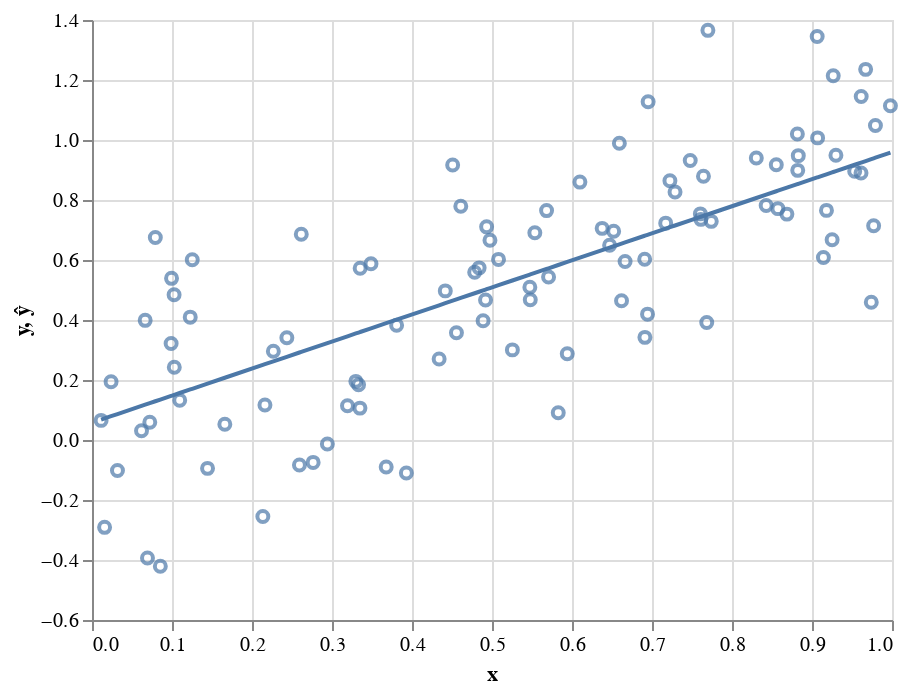

Write notebook code for a chart like this one.
### Code cell
model = LinearModel(α, β)
ŷ = model.predict(X)
data_df = pd.DataFrame({'y':y, 'ŷ':ŷ, 'x':X[:,0]})
alt.Chart(data_df).mark_point().encode(x='x', y='y') + \
alt.Chart(data_df).mark_line().encode(x='x', y='ŷ')

### Figure 1 — Vega-Lite specification as saved in the notebook (floating-point values rounded to 4 significant figures)
{"$schema": "https://vega.github.io/schema/vega-lite/v3.4.0.json", "config": {"mark": {"tooltip": null}, "view": {"height": 300, "width": 400}}, "data": {"name": "data-bef15b3e5187f55eea51762002a3be5e"}, "datasets": {"data-bef15b3e5187f55eea51762002a3be5e": [{"x": 0.393, "y": -0.1103, "ŷ": 0.4122}, {"x": 0.5828, "y": 0.09068, "ŷ": 0.5834}, {"x": 0.06936, "y": -0.3933, "ŷ": 0.1203}, {"x": 0.01574, "y": -0.2911, "ŷ": 0.07194}, {"x": 0.1029, "y": 0.2428, "ŷ": 0.1505}, {"x": 0.4889, "y": 0.3974, "ŷ": 0.4986}, {"x": 0.3298, "y": 0.1955, "ŷ": 0.3552}, {"x": 0.8829, "y": 0.9478, "ŷ": 0.854}, {"x": 0.4508, "y": 0.917, "ŷ": 0.4643}, {"x": 0.03184, "y": -0.1019, "ŷ": 0.08646}, {"x": 0.6663, "y": 0.5948, "ŷ": 0.6587}, {"x": 0.5255, "y": 0.3004, "ŷ": 0.5316}, {"x": 0.3487, "y": 0.5876, "ŷ": 0.3723}, {"x": 0.977, "y": 0.7143, "ŷ": 0.9389}, {"x": 0.2593, "y": -0.08362, "ŷ": 0.2916}, {"x": 0.4783, "y": 0.5589, "ŷ": 0.4891}, {"x": 0.1096, "y": 0.1323, "ŷ": 0.1566}, {"x": 0.6619, "y": 0.4642, "ŷ": 0.6547}, {"x": 0.9613, "y": 0.8897, "ŷ": 0.9247}, {"x": 0.2436, "y": 0.3406, "ŷ": 0.2774}, {"x": 0.7605, "y": 0.7537, "ŷ": 0.7436}, {"x": 0.8304, "y": 0.9403, "ŷ": 0.8066}, {"x": 0.8427, "y": 0.7818, "ŷ": 0.8178}, {"x": 0.02384, "y": 0.1943, "ŷ": 0.07924}, {"x": 0.9065, "y": 1.345, "ŷ": 0.8752}, {"x": 0.5682, "y": 0.7647, "ŷ": 0.5702}, {"x": 0.9252, "y": 0.6674, "ŷ": 0.8921}, {"x": 0.07915, "y": 0.6748, "ŷ": 0.1291}, {"x": 0.1228, "y": 0.4095, "ŷ": 0.1685}, {"x": 0.09942, "y": 0.5389, "ŷ": 0.1474}, {"x": 0.4933, "y": 0.7105, "ŷ": 0.5026}, {"x": 0.8574, "y": 0.7712, "ŷ": 0.831}, {"x": 0.647, "y": 0.6494, "ŷ": 0.6413}, {"x": 0.7224, "y": 0.8644, "ŷ": 0.7092}, {"x": 0.7643, "y": 0.8789, "ŷ": 0.7471}, {"x": 0.4416, "y": 0.4971, "ŷ": 0.456}, {"x": 0.1444, "y": -0.09458, "ŷ": 0.188}, {"x": 0.08541, "y": -0.421, "ŷ": 0.1348}, {"x": 0.8817, "y": 1.02, "ŷ": 0.8529}, {"x": 0.6377, "y": 0.7055, "ŷ": 0.6328}, {"x": 0.01137, "y": 0.06537, "ŷ": 0.068}, {"x": 0.0619, "y": 0.03085, "ŷ": 0.1136}, {"x": 0.9181, "y": 0.7654, "ŷ": 0.8857}, {"x": 0.8554, "y": 0.9176, "ŷ": 0.8292}, {"x": 0.9143, "y": 0.6082, "ŷ": 0.8823}, {"x": 0.9299, "y": 0.9494, "ŷ": 0.8964}, {"x": 0.7171, "y": 0.7228, "ŷ": 0.7045}, {"x": 0.4556, "y": 0.3575, "ŷ": 0.4686}, {"x": 0.7684, "y": 0.3916, "ŷ": 0.7508}, {"x": 0.5473, "y": 0.509, "ŷ": 0.5514}, {"x": 0.9534, "y": 0.896, "ŷ": 0.9175}, {"x": 0.3194, "y": 0.114, "ŷ": 0.3458}, {"x": 0.4839, "y": 0.5738, "ŷ": 0.4942}, {"x": 0.7741, "y": 0.7288, "ŷ": 0.7559}, {"x": 0.6099, "y": 0.8597, "ŷ": 0.6078}, {"x": 0.166, "y": 0.05263, "ŷ": 0.2075}, {"x": 0.6521, "y": 0.6958, "ŷ": 0.6458}, {"x": 0.1026, "y": 0.4841, "ŷ": 0.1503}, {"x": 0.5082, "y": 0.602, "ŷ": 0.516}, {"x": 0.9671, "y": 1.235, "ŷ": 0.9299}, {"x": 0.9741, "y": 0.4591, "ŷ": 0.9362}, {"x": 0.4975, "y": 0.6657, "ŷ": 0.5064}, {"x": 0.1253, "y": 0.6006, "ŷ": 0.1708}, {"x": 0.09889, "y": 0.3217, "ŷ": 0.1469}, {"x": 0.461, "y": 0.7793, "ŷ": 0.4735}, {"x": 0.3332, "y": 0.1843, "ŷ": 0.3582}, {"x": 0.5535, "y": 0.6909, "ŷ": 0.557}, {"x": 0.3352, "y": 0.5724, "ŷ": 0.36}, {"x": 0.8686, "y": 0.753, "ŷ": 0.8411}, {"x": 0.6911, "y": 0.3421, "ŷ": 0.681}, {"x": 0.4919, "y": 0.4667, "ŷ": 0.5014}, {"x": 0.2136, "y": -0.2551, "ŷ": 0.2503}, {"x": 0.7288, "y": 0.8266, "ŷ": 0.715}, {"x": 0.3349, "y": 0.1063, "ŷ": 0.3598}, {"x": 0.3677, "y": -0.09002, "ŷ": 0.3894}, {"x": 0.9615, "y": 1.145, "ŷ": 0.9249}, {"x": 0.6909, "y": 0.6023, "ŷ": 0.6808}, {"x": 0.2267, "y": 0.2956, "ŷ": 0.2622}, {"x": 0.2942, "y": -0.01327, "ŷ": 0.3231}, {"x": 0.7611, "y": 0.7355, "ŷ": 0.7441}, {"x": 0.7699, "y": 1.366, "ŷ": 0.7521}, {"x": 0.9793, "y": 1.048, "ŷ": 0.9409}, {"x": 0.6592, "y": 0.9891, "ŷ": 0.6523}, {"x": 0.5478, "y": 0.4678, "ŷ": 0.5518}, {"x": 0.907, "y": 1.007, "ŷ": 0.8757}, {"x": 0.07224, "y": 0.0592, "ŷ": 0.1229}, {"x": 0.4339, "y": 0.2699, "ŷ": 0.4491}, {"x": 0.2616, "y": 0.6857, "ŷ": 0.2937}, {"x": 0.06647, "y": 0.3989, "ŷ": 0.1177}, {"x": 0.8822, "y": 0.8988, "ŷ": 0.8533}, {"x": 0.3808, "y": 0.3822, "ŷ": 0.4011}, {"x": 0.5941, "y": 0.2876, "ŷ": 0.5935}, {"x": 0.6952, "y": 1.128, "ŷ": 0.6847}, {"x": 0.9265, "y": 1.214, "ŷ": 0.8934}, {"x": 0.2764, "y": -0.07468, "ŷ": 0.307}, {"x": 0.2162, "y": 0.1166, "ŷ": 0.2527}, {"x": 0.6944, "y": 0.4195, "ŷ": 0.684}, {"x": 0.998, "y": 1.114, "ŷ": 0.9578}, {"x": 0.7478, "y": 0.9318, "ŷ": 0.7321}, {"x": 0.5707, "y": 0.5435, "ŷ": 0.5724}]}, "layer": [{"encoding": {"x": {"field": "x", "type": "quantitative"}, "y": {"field": "y", "type": "quantitative"}}, "mark": "point"}, {"encoding": {"x": {"field": "x", "type": "quantitative"}, "y": {"field": "ŷ", "type": "quantitative"}}, "mark": "line"}]}
